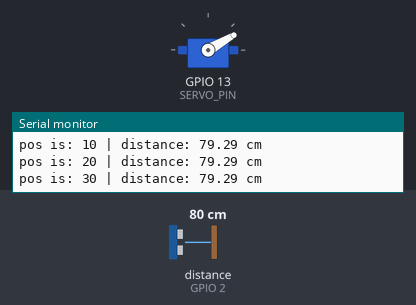
Simulated run of this sketch. Board: ESP32. On the bench: servo, the last lines printed to the serial monitor. Wiring (inferred from the names in the program): ultrasonic range finder: trigger GPIO 15; echo GPIO 2. The test bench sets the inputs (shaded band); at power-on: distance to the obstacle (sensor on GPIO 2) 80 cm. The echo pulse lasts 58.3 µs per cm.

Above: at 11.2 s.
11.3 s: distance to the obstacle (sensor on GPIO 2) set to 2 cm
At 11.68 s:
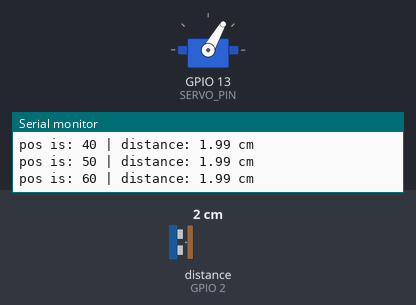
14.3 s: distance to the obstacle (sensor on GPIO 2) set to 9 cm
At 14.72 s:
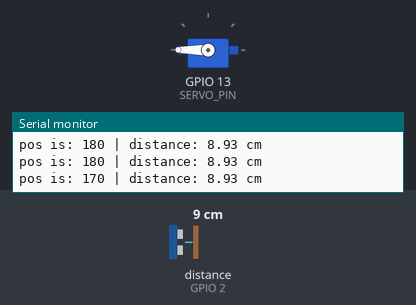
17.3 s: distance to the obstacle (sensor on GPIO 2) set to 4 cm
At 18.17 s:
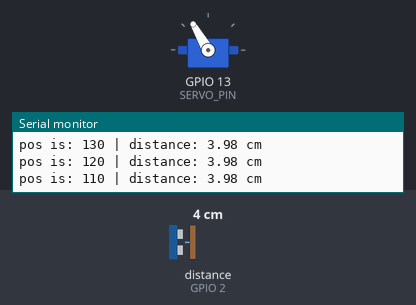
20.3 s: distance to the obstacle (sensor on GPIO 2) set to 18 cm
Timing chart, 0 to 24.3 s (numbered marks = the images above; inputs shaded):
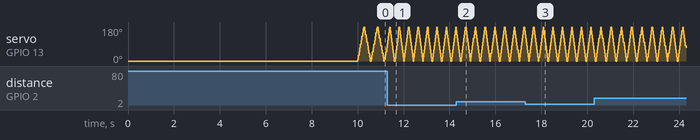

The sketch:

ultrasonic_test.ino
```cpp
/*
 * This ESP32 code is created by esp32io.com
 *
 * This ESP32 code is released in the public domain
 *
 * For more detail (instruction and wiring diagram), visit https://esp32io.com/tutorials/esp32-ultrasonic-sensor
 */
#include <ESP32Servo.h>
#define SERVO_PIN 13

#define TRIG_PIN 15// ESP32 pin GPIO23 connected to Ultrasonic Sensor's TRIG pin
#define ECHO_PIN 2  // ESP32 pin GPIO22 connected to Ultrasonic Sensor's ECHO pin

Servo servo;
int pos = 0;

float duration_us, distance_cm;

bool isCW = true;

void setup() {
  // begin serial port
  Serial.begin (115200);

  delay(5000);

  // configure the trigger pin to output mode
  pinMode(TRIG_PIN, OUTPUT);
  // configure the echo pin to input mode
  pinMode(ECHO_PIN, INPUT);


  servo.attach(SERVO_PIN);
  servo.write(pos);
  delay(5000);
}

void loop() {


  if(pos < 180 && isCW){
    pos += 10;
    //Serial.println("Servo turns CW");
  }
  else if (pos == 180 && isCW){
    isCW = false;
  }
  else if(pos > 0 && !isCW){
    pos -= 10;
    //Serial.println("Servo turns CCW");
  }
  else if(pos == 0 && !isCW){
    isCW = true;
  }

  Serial.print("pos is: "); Serial.print(pos);

  servo.write(pos);

  //delay(); // waits 15ms to reach the position


  digitalWrite(TRIG_PIN, LOW);
  delayMicroseconds(2);
  digitalWrite(TRIG_PIN, HIGH);
  delayMicroseconds(5);
  digitalWrite(TRIG_PIN, LOW);

  // measure duration of pulse from ECHO pin
  duration_us = pulseIn(ECHO_PIN, HIGH, 20000);

  // calculate the distance
  distance_cm = 0.017 * duration_us;

  // print the value to Serial Monitor
  Serial.print(" | distance: ");
  Serial.print(distance_cm);
  Serial.println(" cm");

  delay(10);
}
```

Measured:
- by itself, servo on GPIO 13 (SERVO_PIN): repeats every 0.45 s: 20° 0.02 s, 0° 0.04 s, 20° 0.02 s, 40° 0.02 s, 60° 0.02 s, 80° 0.02 s, 100° 0.02 s, 120° 0.02 s, 140° 0.02 s, 160° 0.02 s, 180° 0.04 s, 160° 0.02 s, 140° 0.02 s, 120° 0.02 s, 100° 0.02 s, 80° 0.02 s, 60° 0.02 s, 40° 0.02 s
